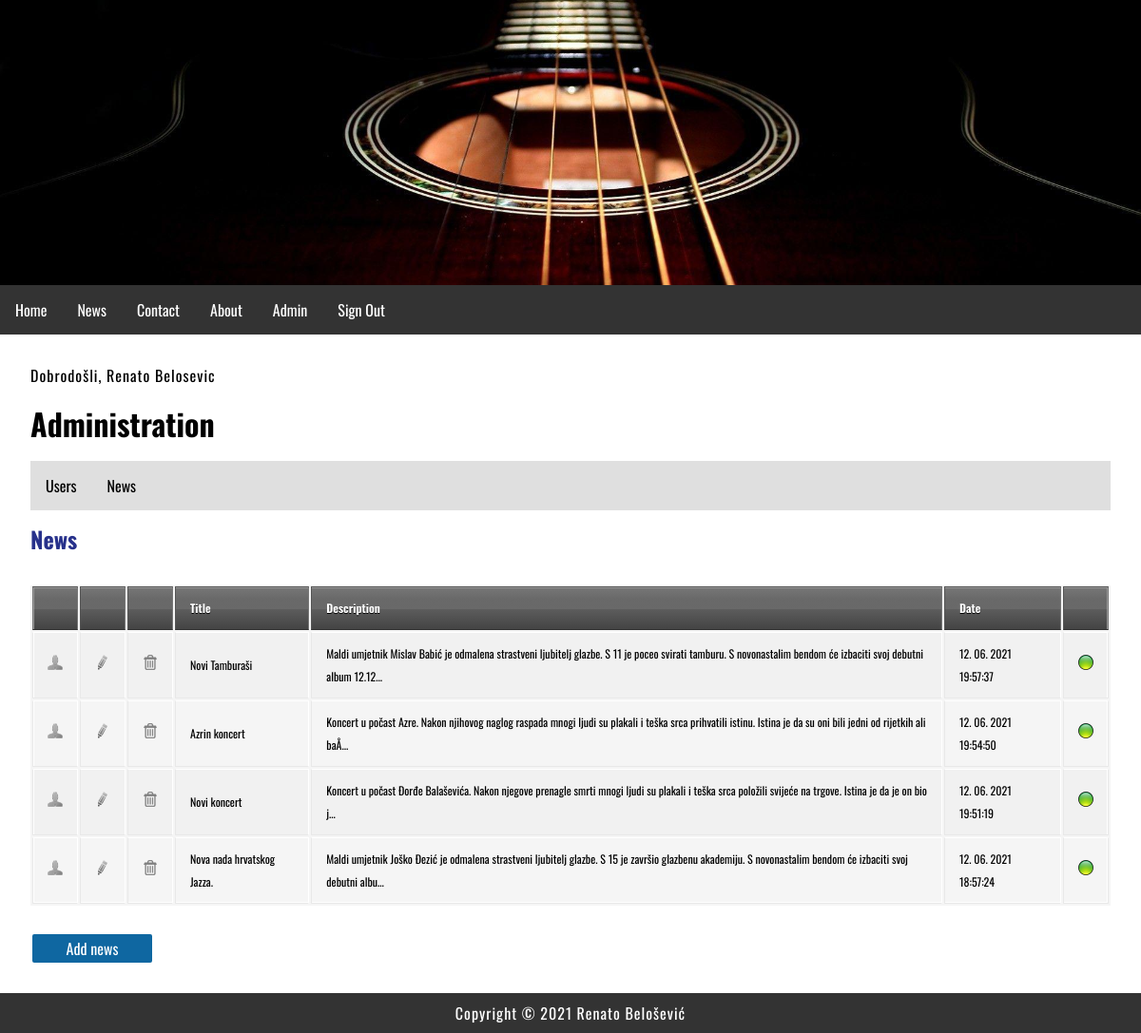
The page /index.php?menu=7&action=2 (signed in) on the database its author committed.
### tables this page shows
CREATE TABLE `news` (
  `id` int(11) NOT NULL,
  `title` varchar(255) NOT NULL,
  `description` text NOT NULL,
  `picture` varchar(255) NOT NULL,
  `date` timestamp NOT NULL DEFAULT current_timestamp() ON UPDATE current_timestamp(),
  `archive` enum('N','Y') NOT NULL DEFAULT 'N',
  `tip` varchar(10) NOT NULL
);

### functions.php (called while the page is built)
<?php
	function pickerDateToMysql($pickerDate){
		$date = DateTime::createFromFormat('Y-m-d H:i:s', $pickerDate);
		return $date->format('d. m. Y H:i:s');
	}
?>

### admin/news.php (the view, shortened to what this page needs)
<?php
	if (isset($_GET['id']) && $_GET['id'] != '') {
		$query  = "SELECT * FROM news";
		$query .= " WHERE id=".$_GET['id'];
		$query .= " ORDER BY date DESC";
		$result = @mysqli_query($MySQL, $query);
		$row = @mysqli_fetch_array($result);
		print '
		<h2>News overview</h2>
		<div class="news">
			<img src="news/' . $row['picture'] . '" alt="' . $row['title'] . '" title="' . $row['title'] . '">
			<h2>' . $row['title'] . '</h2>
			' . $row['description'] . '
			<time datetime="' . $row['date'] . '">' . pickerDateToMysql($row['date']) . '</time>
			<hr>
		</div>
		<p><a href="index.php?menu='.$menu.'&amp;action='.$action.'">Back</a></p>';
	}
	else {
		print '
		<h2>News</h2>
		<div id="news">
			<table>
				<thead>
					<tr>
						<th width="16"></th>
						<th width="16"></th>
						<th width="16"></th>
						<th>Title</th>
						<th>Description</th>
						<th>Date</th>
						<th width="16"></th>
					</tr>
				</thead>
				<tbody>';
				$query  = "SELECT * FROM news";
				$query .= " ORDER BY date DESC";
				$result = @mysqli_query($MySQL, $query);
				while($row = @mysqli_fetch_array($result)) {
					print '
					<tr>
						<td><a href="index.php?menu='.$menu.'&amp;action='.$action.'&amp;id=' .$row['id']. '"><img src="img/user.png" alt="user"></a></td>
						<td><a href="index.php?menu='.$menu.'&amp;action='.$action.'&amp;edit=' .$row['id']. '"><img src="img/edit.png" alt="uredi"></a></td>
						<td><a href="index.php?menu='.$menu.'&amp;action='.$action.'&amp;delete=' .$row['id']. '"><img src="img/delete.png" alt="obriši"></a></td>
						<td>' . $row['title'] . '</td>
						<td>';
						if(strlen($row['description']) > 160) {
                            echo substr(strip_tags($row['description']), 0, 160).'...';
                        } else {
                            echo strip_tags($row['description']);
                        }
						print '
						</td>
						<td>' . pickerDateToMysql($row['date']) . '</td>
						<td>';
							if ($row['archive'] == 'Y') { print '<img src="img/inactive.png" alt="" title="" />'; }
                            else if ($row['archive'] == 'N') { print '<img src="img/active.png" alt="" title="" />'; }
						print '
						</td>
					</tr>';
				}
			print '
				</tbody>
			</table>
			<a href="index.php?menu=' . $menu . '&amp;action=' . $action . '&amp;add=true" class="AddLink">Add news</a>
		</div>';
	}
?>

### style.css (style rules this page uses)
body, html { font-family: 'Oswald', sans-serif; margin: 0; font-size: 16px; }
h1,h2 { margin: 0.5em 0; font-size: 2em; }
h2 { font-size: 1.5em; color: #27318b; }
main a { color: #27318b; text-decoration: none; }
p { margin: 1em 0; line-height: 1.4em; letter-spacing: 1px; }
img { width: 100%; }
.AddLink { -moz-border-radius: 2px; border-radius: 2px; -webkit-border-radius: 2px; color: #FFFFFF !important; display: block; background-color: #0f67a1; margin: 8px 2px; padding: 3px; width: 120px; text-align: center; }
table { background: #f5f5f5; border-collapse: separate; box-shadow: inset 0 1px 0 #fff; font-size: 12px; line-height: 24px; margin: 30px auto; text-align: left; width: 100%; }
th { background: url(http://jackrugile.com/images/misc/noise-diagonal.png), linear-gradient(#777, #444); border-left: 1px solid #555; border-right: 1px solid #777; border-top: 1px solid #555; border-bottom: 1px solid #333; box-shadow: inset 0 1px 0 #999; color: #fff; font-weight: bold; padding: 10px 15px; position: relative; text-shadow: 0 1px 0 #000; }
th:after { background: linear-gradient(rgba(255,255,255,0), rgba(255,255,255,.08)); content: ''; display: block; height: 25%; left: 0; margin: 1px 0 0 0; position: absolute; top: 25%; width: 100%; }
th:first-child { border-left: 1px solid #777; box-shadow: inset 1px 1px 0 #999; }
th:last-child { box-shadow: inset -1px 1px 0 #999; }
td { border-right: 1px solid #fff; border-left: 1px solid #e8e8e8; border-top: 1px solid #fff; border-bottom: 1px solid #e8e8e8; padding: 10px 15px; position: relative; transition: all 300ms; }
td:first-child { box-shadow: inset 1px 0 0 #fff; }
td:last-child { border-right: 1px solid #e8e8e8; box-shadow: inset -1px 0 0 #fff; }
tr { background: url(http://jackrugile.com/images/misc/noise-diagonal.png); }
tr:nth-child(odd) td { background: #f1f1f1 url(http://jackrugile.com/images/misc/noise-diagonal.png); }
tr:last-of-type td { box-shadow: inset 0 -1px 0 #fff; }
tr:last-of-type td:first-child { box-shadow: inset 1px -1px 0 #fff; }
tr:last-of-type td:last-child { box-shadow: inset -1px -1px 0 #fff; }

### rows shown on the page
news: title "Novi Tamburaši", description "Maldi umjetnik Mislav Babić je odmalena strastveni ljubitelj glazbe. S 11 je poceo svirati tamburu. S novonastalim bendom će izbaciti svoj debutni album 12.12", date "12. 06. 2021 19:57:37"
news: title "Azrin koncert", description "Koncert u počast Azre. Nakon njihovog naglog raspada mnogi ljudi su plakali i teška srca prihvatili istinu. Istina je da su oni bili jedni od rijetkih ali baÅ", date "12. 06. 2021 19:54:50"
news: title "Novi koncert", description "Koncert u počast Đorđe Balaševića. Nakon njegove prenagle smrti mnogi ljudi su plakali i teška srca položili svijeće na trgove. Istina je da je on bio j", date "12. 06. 2021 19:51:19"
news: title "Nova nada hrvatskog Jazza.", description "Maldi umjetnik Joško Đezić je odmalena strastveni ljubitelj glazbe. S 15 je završio glazbenu akademiju. S novonastalim bendom će izbaciti svoj debutni albu", date "12. 06. 2021 18:57:24"

### other values the page prints
$_SESSION['message'] "Dobrodošli, Renato Belosevic"
